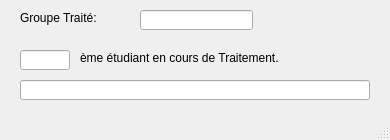
<?xml version="1.0" encoding="UTF-8"?>
<ui version="4.0">
 <class>TraitementFichier</class>
 <widget class="QMainWindow" name="TraitementFichier">
  <property name="geometry">
   <rect>
    <x>0</x>
    <y>0</y>
    <width>390</width>
    <height>140</height>
   </rect>
  </property>
  <property name="windowTitle">
   <string>Traitement du Groupe</string>
  </property>
  <widget class="QWidget" name="centralWidget">
   <widget class="QLabel" name="labelNomFich">
    <property name="geometry">
     <rect>
      <x>20</x>
      <y>10</y>
      <width>91</width>
      <height>16</height>
     </rect>
    </property>
    <property name="text">
     <string>Groupe Traité:</string>
    </property>
   </widget>
   <widget class="QLineEdit" name="lineEdit">
    <property name="geometry">
     <rect>
      <x>140</x>
      <y>10</y>
      <width>113</width>
      <height>20</height>
     </rect>
    </property>
    <property name="readOnly">
     <bool>true</bool>
    </property>
   </widget>
   <widget class="QLineEdit" name="lineTraitement">
    <property name="geometry">
     <rect>
      <x>20</x>
      <y>80</y>
      <width>350</width>
      <height>20</height>
     </rect>
    </property>
    <property name="readOnly">
     <bool>true</bool>
    </property>
   </widget>
   <widget class="QLabel" name="labelTraitement">
    <property name="geometry">
     <rect>
      <x>80</x>
      <y>50</y>
      <width>250</width>
      <height>16</height>
     </rect>
    </property>
    <property name="text">
     <string>ème étudiant en cours de Traitement.</string>
    </property>
   </widget>
   <widget class="QLineEdit" name="lineNbTraitement">
    <property name="geometry">
     <rect>
      <x>20</x>
      <y>50</y>
      <width>50</width>
      <height>20</height>
     </rect>
    </property>
    <property name="readOnly">
     <bool>true</bool>
    </property>
   </widget>
  </widget>
  <widget class="QMenuBar" name="menuBar">
   <property name="geometry">
    <rect>
     <x>0</x>
     <y>0</y>
     <width>390</width>
     <height>21</height>
    </rect>
   </property>
  </widget>
  <widget class="QStatusBar" name="statusBar"/>
 </widget>
 <layoutdefault spacing="6" margin="11"/>
 <resources/>
 <connections/>
</ui>
